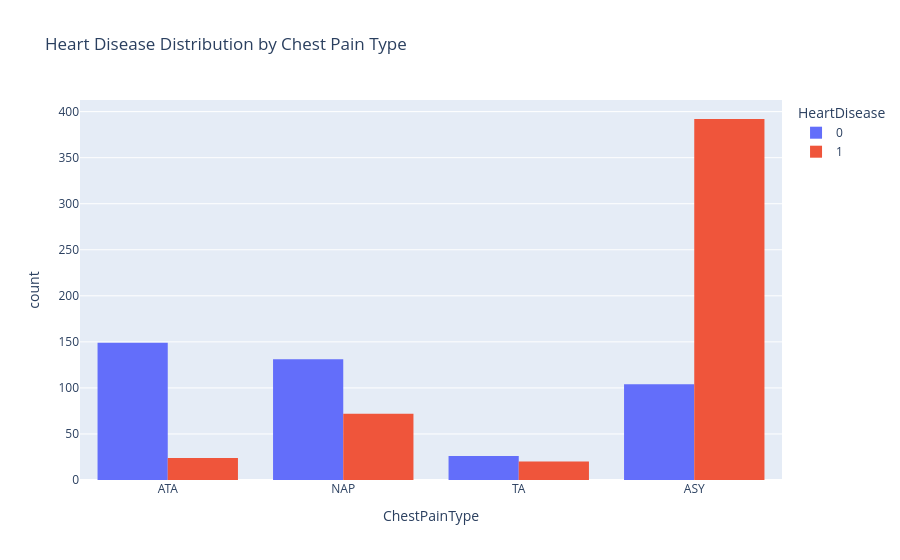

The code cell stored with this chart in its notebook:
### Markdown cell above
chest pain type and heart disease relation

### Code cell
fig = px.histogram(df, x='ChestPainType', color='HeartDisease', barmode='group',
                   title='Heart Disease Distribution by Chest Pain Type')
fig.show()

### Figure 1 — Plotly figure (JSON) as saved in the notebook; plotly's stock layout.template omitted (floating-point values rounded to 4 significant figures; data arrays with more than 128 entries replaced by an {"elided": "..."} marker saying what was removed)
{"data": [{"alignmentgroup": "True", "bingroup": "x", "hovertemplate": "HeartDisease=0<br>ChestPainType=%{x}<br>count=%{y}<extra></extra>", "legendgroup": "0", "marker": {"color": "#636efa", "pattern": {"shape": ""}}, "name": "0", "offsetgroup": "0", "orientation": "v", "showlegend": true, "type": "histogram", "x": {"elided": "410 str values"}, "xaxis": "x", "yaxis": "y"}, {"alignmentgroup": "True", "bingroup": "x", "hovertemplate": "HeartDisease=1<br>ChestPainType=%{x}<br>count=%{y}<extra></extra>", "legendgroup": "1", "marker": {"color": "#EF553B", "pattern": {"shape": ""}}, "name": "1", "offsetgroup": "1", "orientation": "v", "showlegend": true, "type": "histogram", "x": {"elided": "508 str values"}, "xaxis": "x", "yaxis": "y"}], "layout": {"barmode": "group", "legend": {"title": {"text": "HeartDisease"}, "tracegroupgap": 0}, "title": {"text": "Heart Disease Distribution by Chest Pain Type"}, "xaxis": {"anchor": "y", "domain": [0, 1], "title": {"text": "ChestPainType"}}, "yaxis": {"anchor": "x", "domain": [0, 1], "title": {"text": "count"}}}}
